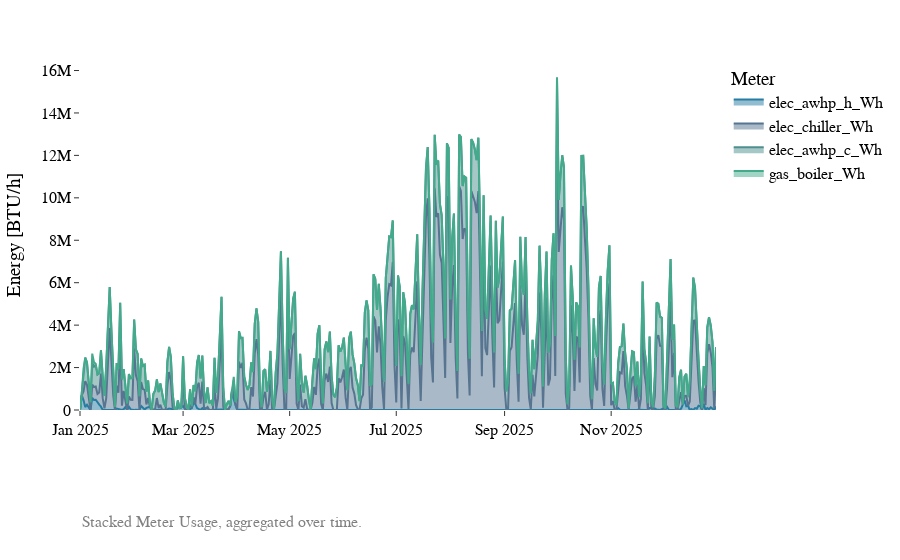

Notebook cell for this chart:
### Code cell
from src.visuals import plot_meter_timeseries

df = source_energy.copy()

equipment_scenarios = "eq_scenario_1"
emission_scenarios = "em_scenario_a"

plot_meter_timeseries(df, equipment_scenario=equipment_scenarios, emission_scenario=emission_scenarios, stacked=True, include_gas=True, unit_mode="IP")

### Figure 1 — Plotly figure (JSON) as saved in the notebook; plotly's stock layout.template omitted (floating-point values rounded to 4 significant figures; data arrays with more than 128 entries replaced by an {"elided": "..."} marker saying what was removed)
{"data": [{"fillpattern": {"shape": ""}, "hovertemplate": "Meter=elec_awhp_h_Wh<br>timestamp=%{x}<br>Usage=%{y}<extra></extra>", "legendgroup": "elec_awhp_h_Wh", "line": {"color": "#277da1"}, "marker": {"symbol": "circle"}, "mode": "lines", "name": "elec_awhp_h_Wh", "orientation": "v", "showlegend": true, "stackgroup": "one", "type": "scatter", "x": {"elided": "365 str values"}, "xaxis": "x", "y": {"elided": "365 float values"}, "yaxis": "y"}, {"fillpattern": {"shape": ""}, "hovertemplate": "Meter=elec_chiller_Wh<br>timestamp=%{x}<br>Usage=%{y}<extra></extra>", "legendgroup": "elec_chiller_Wh", "line": {"color": "#577590"}, "marker": {"symbol": "circle"}, "mode": "lines", "name": "elec_chiller_Wh", "orientation": "v", "showlegend": true, "stackgroup": "one", "type": "scatter", "x": {"elided": "365 str values"}, "xaxis": "x", "y": {"elided": "365 float values"}, "yaxis": "y"}, {"fillpattern": {"shape": ""}, "hovertemplate": "Meter=elec_awhp_c_Wh<br>timestamp=%{x}<br>Usage=%{y}<extra></extra>", "legendgroup": "elec_awhp_c_Wh", "line": {"color": "#4d908e"}, "marker": {"symbol": "circle"}, "mode": "lines", "name": "elec_awhp_c_Wh", "orientation": "v", "showlegend": true, "stackgroup": "one", "type": "scatter", "x": {"elided": "365 str values"}, "xaxis": "x", "y": {"elided": "365 float values"}, "yaxis": "y"}, {"fillpattern": {"shape": ""}, "hovertemplate": "Meter=gas_boiler_Wh<br>timestamp=%{x}<br>Usage=%{y}<extra></extra>", "legendgroup": "gas_boiler_Wh", "line": {"color": "#43aa8b"}, "marker": {"symbol": "circle"}, "mode": "lines", "name": "gas_boiler_Wh", "orientation": "v", "showlegend": true, "stackgroup": "one", "type": "scatter", "x": {"elided": "365 str values"}, "xaxis": "x", "y": {"elided": "365 float values"}, "yaxis": "y"}], "layout": {"annotations": [{"align": "center", "font": {"color": "gray", "size": 16}, "showarrow": false, "text": "Stacked Meter Usage, aggregated over time.", "x": 0, "xref": "paper", "y": -0.35, "yref": "paper"}], "font": {"size": 16}, "legend": {"title": {"text": "Meter"}, "tracegroupgap": 0}, "margin": {"b": 150, "t": 60}, "title": {"font": {"size": 14}}, "xaxis": {"anchor": "y", "domain": [0, 1], "title": {"text": ""}}, "yaxis": {"anchor": "x", "domain": [0, 1], "title": {"text": "Energy [BTU/h]"}}}}
